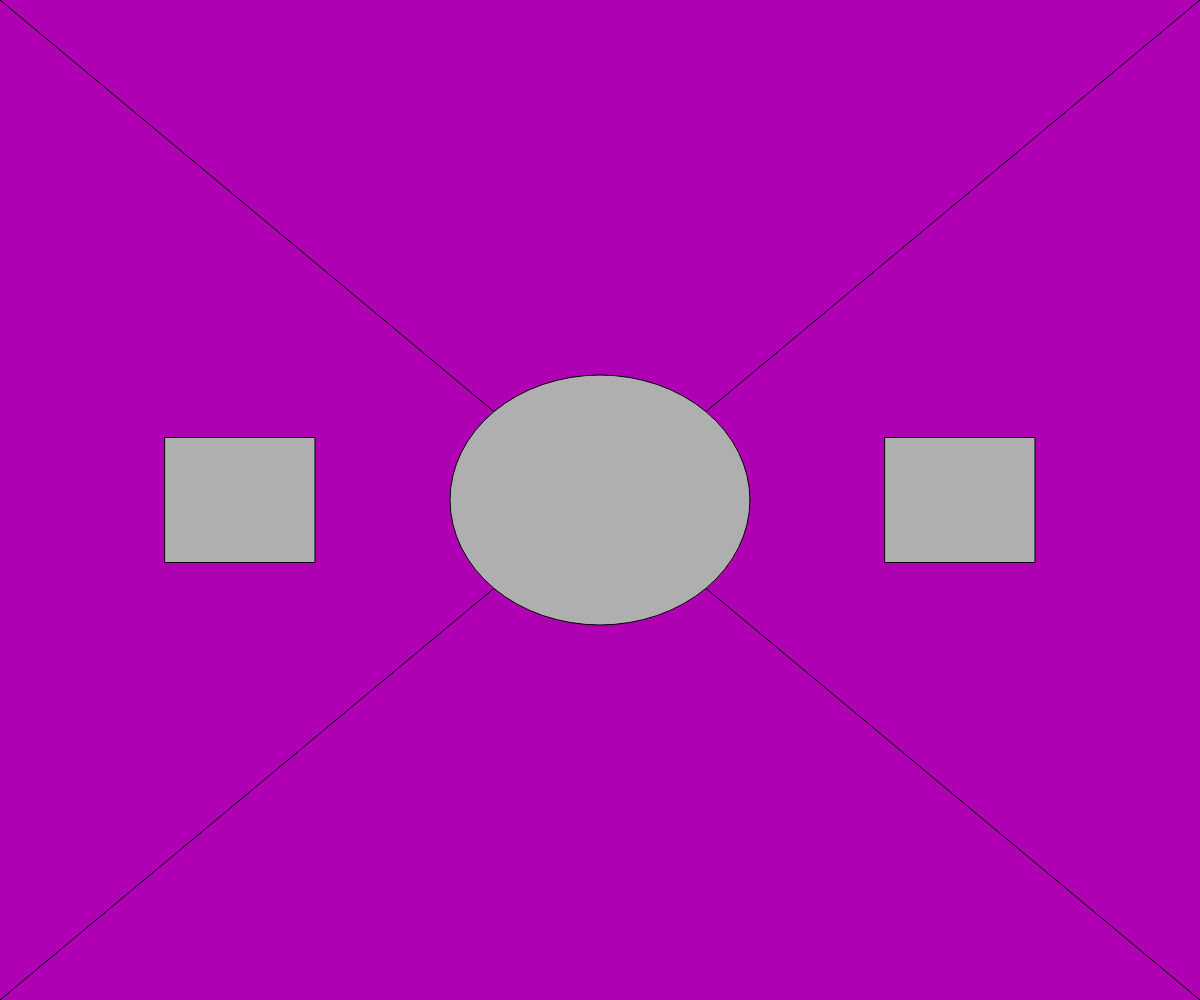
Frame 1 (no input)
Frame 60 (no input): identical to frame 1, image omitted
Frame 120 (the mouse pressed at the canvas centre since frame 60): identical to frame 1, image omitted

The p5.js sketch that drew this single still picture (run headless with seeded random() and noise() and a simulated clock; from frame 60 on, the mouse is pressed at the canvas centre):

// p5.js sketch
// ── sketch.js
function setup() {

	//works best if browser starts at full size
	//so resizing fills entire screen
	createCanvas(windowWidth, windowHeight);
}

function draw() {
	background(175, 0, 180);
	stroke(0);
	line(0, 0, windowWidth, windowHeight);
	line(0, windowHeight, windowWidth, 0);

	fill(175);
	ellipseMode(CENTER);
	ellipse(windowWidth/2, windowHeight/2, 
		windowWidth/4, windowHeight/4);

	rectMode(CENTER);
	rect(windowWidth/5, windowHeight/2, 
		windowWidth/8, windowHeight/8);

	rect(4*windowWidth/5, windowHeight/2, 
		windowWidth/8, windowHeight/8);
}
